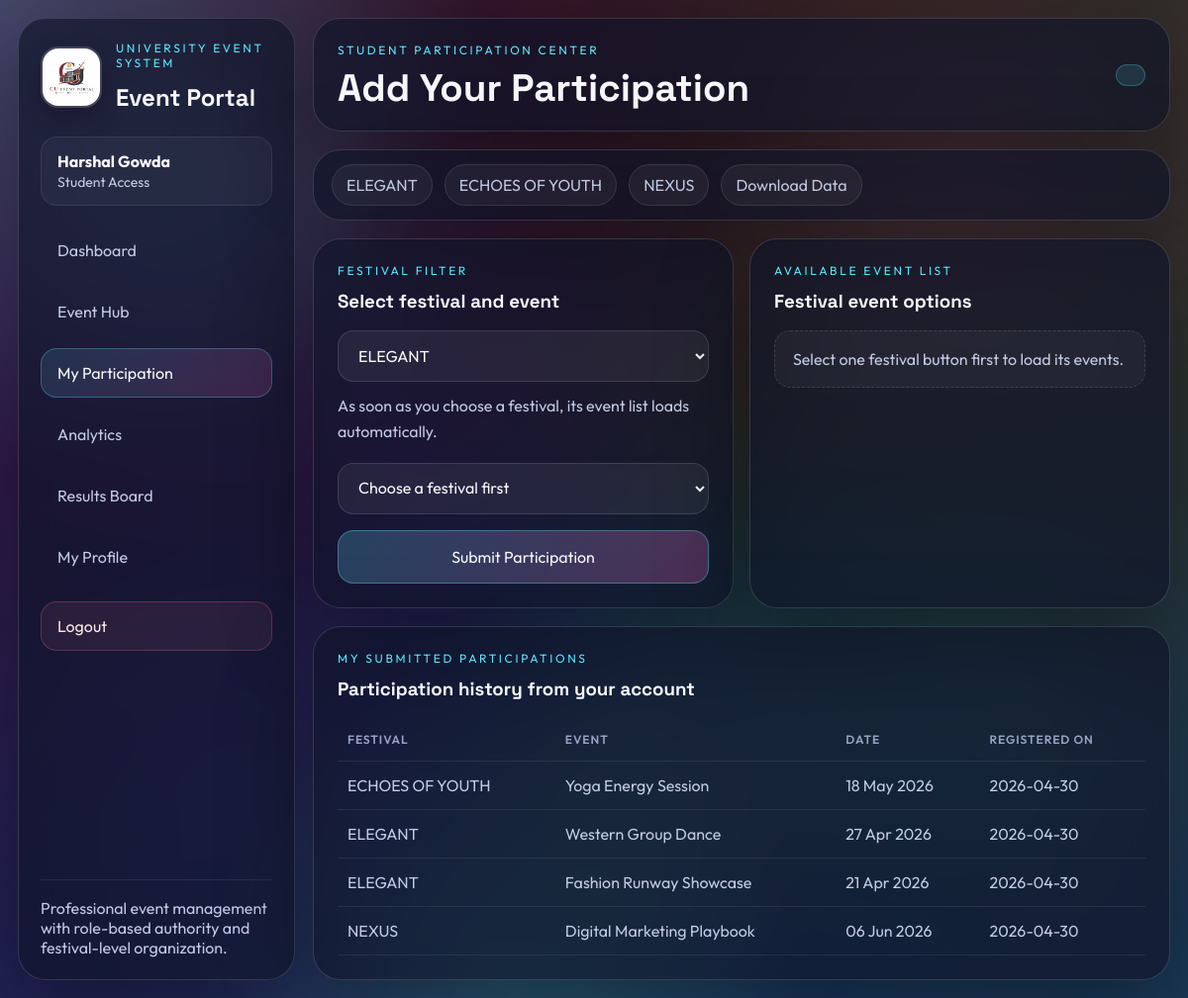
The page /participations (signed in) on the database its author committed.
### tables this page shows
CREATE TABLE app_settings (
            setting_key TEXT PRIMARY KEY,
            setting_value TEXT
        );

CREATE TABLE portal_users (
            user_id INTEGER PRIMARY KEY AUTOINCREMENT,
            full_name TEXT NOT NULL,
            mobile TEXT UNIQUE NOT NULL,
            password_hash TEXT NOT NULL,
            role TEXT NOT NULL DEFAULT 'student',
            department_name TEXT,
            registration_number TEXT UNIQUE,
            participant_id INTEGER,
            created_at TIMESTAMP DEFAULT CURRENT_TIMESTAMP
        );

CREATE TABLE event_participants (
            event_participant_id INTEGER PRIMARY KEY AUTOINCREMENT,
            event_id INTEGER NOT NULL,
            participant_id INTEGER NOT NULL,
            registered_at TIMESTAMP DEFAULT CURRENT_TIMESTAMP,
            UNIQUE(event_id, participant_id)
        );

CREATE TABLE events (
            event_id INTEGER PRIMARY KEY AUTOINCREMENT,
            event_name TEXT NOT NULL,
            department_id INTEGER,
            category_id INTEGER,
            event_date TEXT,
            venue TEXT,
            description TEXT,
            organizer_name TEXT NOT NULL,
            is_competition INTEGER DEFAULT 0,
            status TEXT NOT NULL DEFAULT 'Approved',
            requested_by INTEGER,
            created_by INTEGER,
            created_at TIMESTAMP DEFAULT CURRENT_TIMESTAMP
        , parent_festival TEXT DEFAULT 'NEXUS');

### app.py (the view, shortened to what this page needs)
@app.route("/participations", methods=["GET", "POST"])
@login_required
def participations():
    user = get_current_user()
    default_festival = "ALL" if user["role"] == "host" else ""
    selected_festival = request.args.get("festival", default_festival)
    approved_events = visible_events_for(user)
    if selected_festival and selected_festival != "ALL":
        approved_events = [event for event in approved_events if event["parent_festival"] == selected_festival]
    elif user["role"] != "host":
        approved_events = []
    selected_event_id = request.args.get("event_id", type=int)
    if selected_event_id and not any(event["event_id"] == selected_event_id for event in approved_events):
        selected_event_id = None
    connection = get_connection()
    if user["role"] == "host":
        registration_rows = connection.execute(
            """
            SELECT ep.registered_at, e.event_name, e.parent_festival, e.event_date, p.participant_name, p.registration_number
            FROM event_participants ep
            JOIN events e ON e.event_id = ep.event_id
            JOIN participants p ON p.participant_id = ep.participant_id
            ORDER BY ep.registered_at DESC
            """
        ).fetchall()
        if selected_event_id:
            all_participants = get_event_participants(selected_event_id)
        else:
            all_participants = []
    else:
        registration_rows = connection.execute(
            """
            SELECT ep.registered_at, e.event_name, e.parent_festival, e.event_date
            FROM event_participants ep
            JOIN participants p ON p.participant_id = ep.participant_id
            JOIN events e ON e.event_id = ep.event_id
            WHERE p.user_id = ?
            ORDER BY ep.registered_at DESC
            """,
            [user["user_id"]],
        ).fetchall()
        all_participants = []
    connection.close()
    registration_rows = [dict(row) for row in registration_rows]
    for row in registration_rows:
        row["event_date_label"] = format_date_label(row["event_date"])
    return render_template(
        "participations.html",
        active_page="participations",
        selected_festival=selected_festival,
        selected_event_id=selected_event_id,
        event_groups=events_grouped_by_festival(visible_events_for(user)),
        filtered_events=approved_events,
        registration_rows=registration_rows,
        all_participants=all_participants,
    )

### app.py (called while the page is built)
def get_connection():
    connection = sqlite3.connect(DB_PATH)
    connection.row_factory = sqlite3.Row
    return connection

def fetch_table(table_name, order_by=None, descending=False, where=None, params=None):
    connection = get_connection()
    query = f"SELECT * FROM {table_name}"
    values = params or []
    if where:
        query += f" WHERE {where}"
    if order_by:
        direction = "DESC" if descending else "ASC"
        query += f" ORDER BY {order_by} {direction}"
    rows = [dict(row) for row in connection.execute(query, values).fetchall()]
    connection.close()
    return rows

def fetch_single(table_name, where=None, params=None):
    rows = fetch_table(table_name, where=where, params=params)
    return rows[0] if rows else None

def get_setting(setting_key, default_value=None):
    row = fetch_single("app_settings", where="setting_key = ?", params=[setting_key])
    return row["setting_value"] if row else default_value

def get_departments():
    return fetch_table("departments", order_by="department_name")

def get_categories():
    return fetch_table("categories", order_by="category_name")

def get_department_map():
    return {row["department_id"]: row["department_name"] for row in get_departments()}

def get_category_map():
    return {row["category_id"]: row["category_name"] for row in get_categories()}

def get_current_user():
    if "user_id" not in session:
        return None
    return fetch_single("portal_users", where="user_id = ?", params=[session["user_id"]])

def get_admin_contact_number():
    configured_number = os.getenv("ADMIN_CONTACT_NUMBER")
    if configured_number:
        return configured_number
    host_user = fetch_single("portal_users", where="role = ?", params=["host"])
    return host_user["mobile"] if host_user and host_user.get("mobile") else "9000000000"

def login_required(view):
    @wraps(view)
    def wrapped_view(*args, **kwargs):
        if "user_id" not in session:
            flash("Please login to access the portal.", "danger")
            return redirect(url_for("home"))
        return view(*args, **kwargs)
    return wrapped_view

def format_date_label(raw_value):
    if not raw_value:
        return "Date to be announced"
    try:
        return datetime.strptime(str(raw_value), "%Y-%m-%d").strftime("%d %b %Y")
    except ValueError:
        return str(raw_value)

### templates/participations.html (shortened to what this page needs)
{% extends 'base.html' %}
{% block content %}
<section class="page-header glass-panel">
  <div>
    <p class="eyebrow">{{ 'Host participation control' if current_user.role == 'host' else 'Student participation center' }}</p>
    <h1>{{ 'Register Participants Across Festivals' if current_user.role == 'host' else 'Add Your Participation' }}</h1>
  </div>
  <span class="status-badge">{{ selected_festival if selected_festival != 'ALL' else 'All Festivals' }}</span>
</section>
<section class="bubble-bar glass-panel">
  {% for festival_name in festival_names %}
  <a href="{{ url_for('participations', festival=festival_name) }}" class="bubble-link {% if selected_festival == festival_name %}active{% endif %}">{{ festival_name }}</a>
  {% endfor %}
  <a href="{{ url_for('download_scope', scope='participations', festival=selected_festival or 'ALL') }}" class="bubble-link">Download Data</a>
</section>
<section class="grid-two">
  <article class="content-card glass-panel">
    <div class="section-head">
      <div>
        <p class="eyebrow">Festival filter</p>
        <h3>Select festival and event</h3>
      </div>
    </div>
    <form method="GET" class="form-grid">
      <select name="festival" onchange="this.form.submit()">
        {% for festival_name in festival_names %}
        <option value="{{ festival_name }}" {% if selected_festival == festival_name %}selected{% endif %}>{{ festival_name }}</option>
        {% endfor %}
      </select>
    </form>
    <p class="helper-copy">As soon as you choose a festival, its event list loads automatically.</p>
    <form method="POST" class="form-grid top-gap">
      {% if current_user.role == 'host' %}
      <select name="event_id" onchange="window.location='{{ url_for('participations') }}?festival={{ selected_festival }}&event_id=' + this.value" required>
        <option value="">Select event first</option>
        {% for event in filtered_events %}
        <option value="{{ event.event_id }}" {% if selected_event_id == event.event_id %}selected{% endif %}>{{ event.parent_festival }} | {{ event.event_name }} | {{ event.event_date_label }}</option>
        {% endfor %}
      </select>
      <select name="participant_id" required>
        <option value="">{% if selected_event_id %}Select participant from registered list{% else %}Select event to load registered participants{% endif %}</option>
        {% for participant in all_participants %}
        <option value="{{ participant.participant_id }}">{{ participant.participant_name }} | {{ participant.registration_number or participant.roll_number }}</option>
        {% endfor %}
      </select>
      {% else %}
      <select name="event_id" required>
        <option value="">{% if selected_festival %}Select event{% else %}Choose a festival first{% endif %}</option>
      </select>
      {% endif %}
      <button type="submit" class="primary-btn glow-btn">{{ 'Register Participant' if current_user.role == 'host' else 'Submit Participation' }}</button>
    </form>
  </article>
  <article class="content-card glass-panel">
    <div class="section-head">
      <div>
        <p class="eyebrow">{{ 'Visible event options' if current_user.role == 'host' else 'Available event list' }}</p>
        <h3>Festival event options</h3>
      </div>
    </div>
    <div class="event-showcase single-column">
      {% for event in filtered_events %}
      <div class="event-card">
        <div class="event-meta">
          <span class="status-badge">{{ event.parent_festival }}</span>
          <span class="status-badge subtle">{{ event.category_label }}</span>
        </div>
        <h3>{{ event.event_name }}</h3>
        <p>{{ event.description }}</p>
        <div class="event-footer">
          <span>{{ event.event_date_label }} | {{ event.venue or 'Campus venue' }}</span>
        </div>
      </div>
      {% else %}
      <div class="empty-state">{% if current_user.role != 'host' and not selected_festival %}Select one festival button first to load its events.{% else %}No events available for the selected festival.{% endif %}</div>
      {% endfor %}
    </div>
  </article>
</section>
<section class="content-card glass-panel">
  <div class="section-head">
    <div>
      <p class="eyebrow">{{ 'Registration visibility' if current_user.role == 'host' else 'My submitted participations' }}</p>
      <h3>{{ 'All registered participations' if current_user.role == 'host' else 'Participation history from your account' }}</h3>
    </div>
  </div>
  <div class="table-wrap">
    <table>
      <thead>
        <tr>
          <th>Festival</th>
          <th>Event</th>
          <th>Date</th>
          <th>Registered On</th>
        </tr>
      </thead>
      <tbody>
        {% for row in registration_rows %}
        <tr>
          <td>{{ row.parent_festival }}</td>
          <td>{{ row.event_name }}</td>
          <td>{{ row.event_date_label }}</td>
          <td>{{ row.registered_at[:10] if row.registered_at else '-' }}</td>
        </tr>
        {% else %}
        <tr><td colspan="{% if current_user.role == 'host' %}6{% else %}4{% endif %}">No participation records available yet.</td></tr>
        {% endfor %}
      </tbody>
    </table>
  </div>
</section>
{% endblock %}

### templates/base.html (shortened to what this page needs)
<!DOCTYPE html>
<html lang="en">
<head>
  <link rel="stylesheet" href="{{ url_for('static', filename='css/style.css') }}">
</head>
<body class="app-body {% if page_effect == 'celebration' %}celebration-page{% endif %}">
  <div class="rainbow-orbit"></div>
  <div class="aurora-layer aurora-one"></div>
  <div class="aurora-layer aurora-two"></div>
  <div class="grain-layer"></div>
  <div class="confetti-layer" id="confetti-layer"></div>
  <div class="portal-shell">
    <aside class="sidebar glass-panel">
      <div>
        <div class="brand-lockup">
          {% if public_logo %}
          <img src="{{ url_for('static', filename=public_logo) }}" alt="Portal logo" class="sidebar-logo">
          {% else %}
          <div class="brand-icon">CE</div>
          {% endif %}
          <div>
            <p class="eyebrow">University Event System</p>
            <h2>Event Portal</h2>
          </div>
        </div>
        {% if current_user %}
        <div class="user-chip">
          <strong>{{ current_user.full_name }}</strong>
          <span>{{ 'Host Access' if current_user.role == 'host' else 'Student Access' }}</span>
        </div>
        {% endif %}
        <nav class="nav-list">
          <a href="{{ url_for('dashboard') }}" class="nav-item {% if active_page == 'dashboard' %}active{% endif %}">Dashboard</a>
          <a href="{{ url_for('events') }}" class="nav-item {% if active_page == 'events' %}active{% endif %}">{{ 'Event Control' if current_user and current_user.role == 'host' else 'Event Hub' }}</a>
          <a href="{{ url_for('participations') }}" class="nav-item {% if active_page == 'participations' %}active{% endif %}">{{ 'Participation Control' if current_user and current_user.role == 'host' else 'My Participation' }}</a>
          <a href="{{ url_for('analytics') }}" class="nav-item {% if active_page == 'analytics' %}active{% endif %}">Analytics</a>
          <a href="{{ url_for('results') }}" class="nav-item {% if active_page == 'results' %}active{% endif %}">{{ 'Manage Results' if current_user and current_user.role == 'host' else 'Results Board' }}</a>
          {% if current_user and current_user.role != 'host' %}
          <a href="{{ url_for('profile') }}" class="nav-item {% if active_page == 'profile' %}active{% endif %}">My Profile</a>
          {% endif %}
          <a href="{{ url_for('logout') }}" class="nav-item nav-item-logout">Logout</a>
        </nav>
      </div>
      <div class="sidebar-footer">
        <p>Professional event management with role-based authority and festival-level organization.</p>
      </div>
    </aside>
    <main class="content-area">
      {% block content %}{% endblock %}
    </main>
  </div>
</body>
</html>

### rows shown on the page
app_settings: setting_value (picture)
portal_users: full_name "Harshal Gowda", role "Student Access", role "Event Hub", role "My Participation", role "Results Board", role "STUDENT PARTICIPATION CENTER", role "Add Your Participation", role "Submit Participation", role "AVAILABLE EVENT LIST", role "MY SUBMITTED PARTICIPATIONS", role "Participation history from your account"
event_participants: parent_festival "ECHOES OF YOUTH", event_name "Yoga Energy Session", event_date_label "18 May 2026", registered_at "2026-04-30"
event_participants: parent_festival "ELEGANT", event_name "Western Group Dance", event_date_label "27 Apr 2026", registered_at "2026-04-30"
event_participants: parent_festival "ELEGANT", event_name "Fashion Runway Showcase", event_date_label "21 Apr 2026", registered_at "2026-04-30"
event_participants: parent_festival "NEXUS", event_name "Digital Marketing Playbook", event_date_label "06 Jun 2026", registered_at "2026-04-30"

### other values the page prints
{{ festival_name }} "ELEGANT" "ECHOES OF YOUTH" "NEXUS"
form field festival "ELEGANT"
